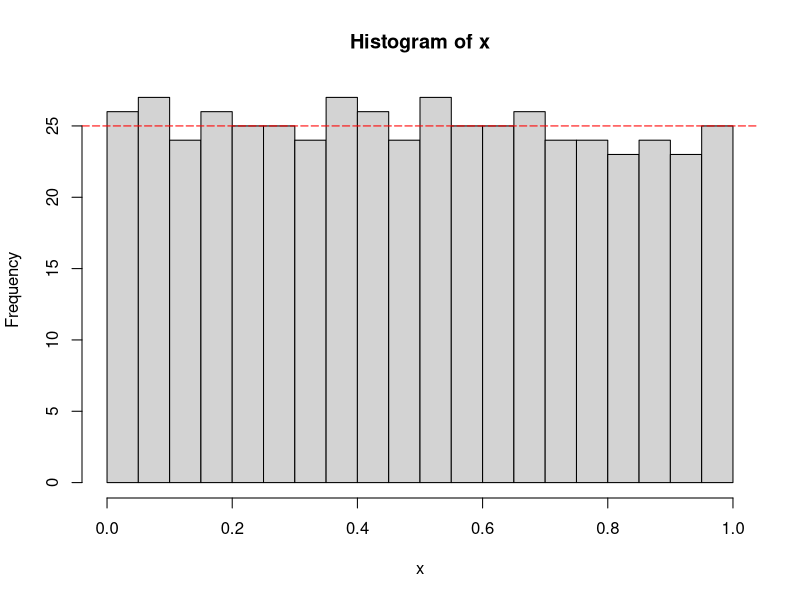
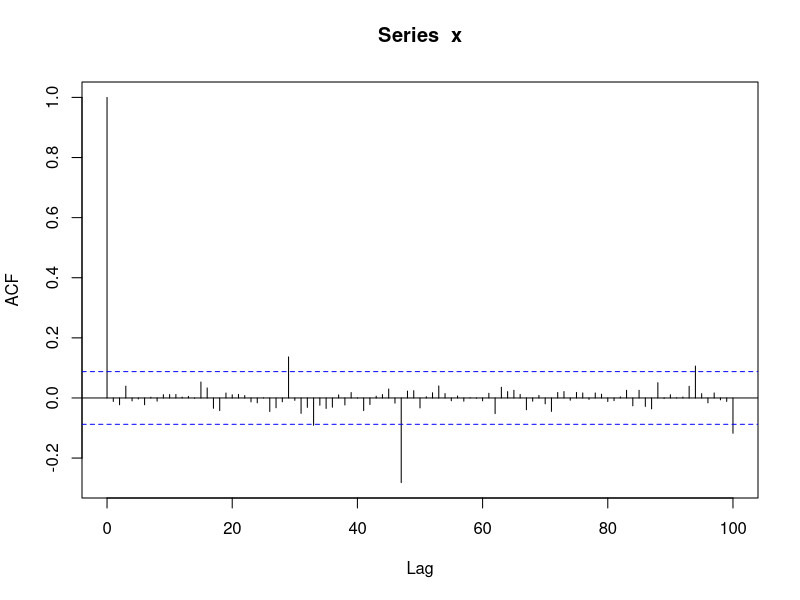
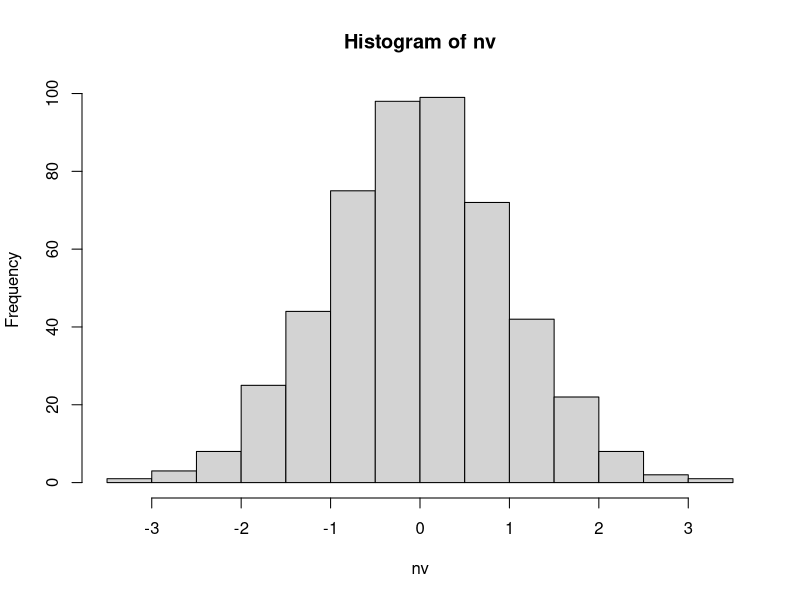
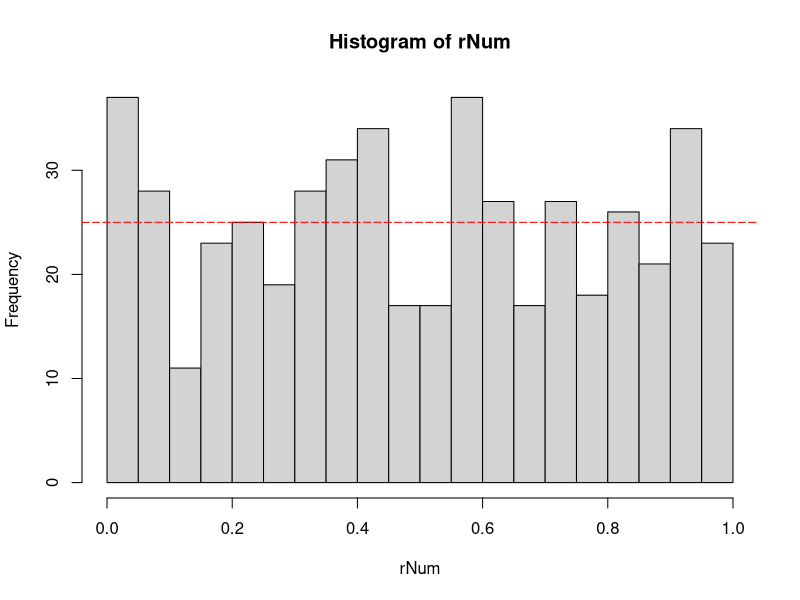

Write R code to recreate these figures, in order.
##
## BBR p 265 random number generator for uniform distribution
## Warning: Not for professional use !!!!
##          Use R's substantially enhenced capabilities
##

n <- 500                        # number of desired random values
x <- array(NA, dim=n)           # vector storing the random numbers

modulus <- 10000                # modulus (length of sequence)
seed <- as.numeric(Sys.time())  # Arbitrary seed value
a <- 1234                       # Arbitrary constant
b <- 5678                       # Arbitrary constant

x[1] <- (a+b*seed) %% modulus   # remainder of devision 6%%3=0, 7%%3=1 but 8%%3=2
for (i in 2:n){
  x[i] <- (a+b*x[i-1]) %% modulus
}
##
## Diagnositics
##
x <- x/modulus                # rescale to range U(0,1)
length(unique(x))             # check for dublicated values

hist(x, breaks = seq(0,1,by=0.05)); 
abline(h=25, col="red", lty=5)
ks.test(x,"punif",0, 1)       # is sequence uniform?
acf(x,lag.max = 100)          # is sequence random?

##
## Convert to random standard normal value
##
nv <- qnorm(x)   # map probabilities between 0..1 to normal x values
hist(nv)

##
## Using R's internal random number generator
##
RNGversion("3.5.2")      # The algorithm differs by the R-version
useSeed <- FALSE
if (useSeed)
  set.seed(12345) else   # Gets a sequence of reproducible random numbers
  set.seed(NULL)         # Let the computer pick the seed based on its current time
rNum <- runif(n)
hist(rNum, breaks = seq(0,1,by=0.05))
abline(h=25, col="red", lty=5)


